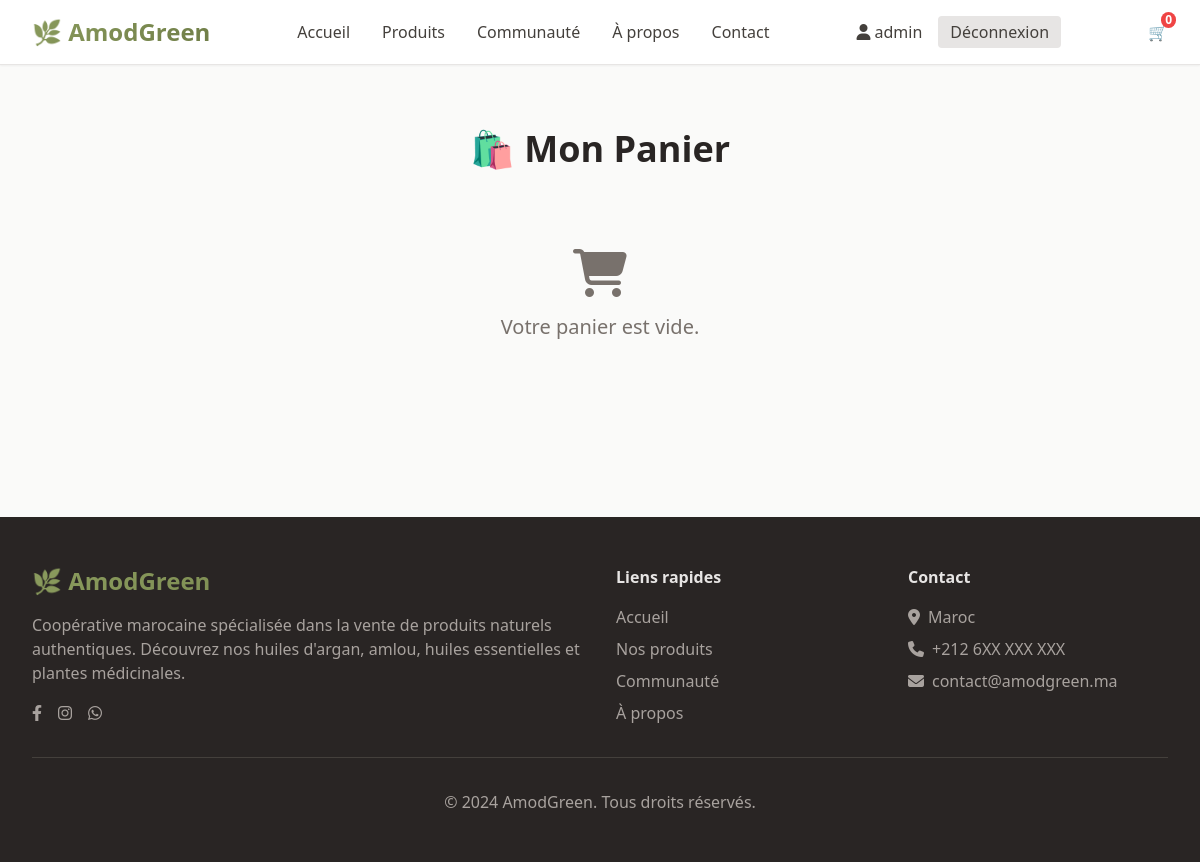
The page /cart/ (signed in) on the database as committed earlier.
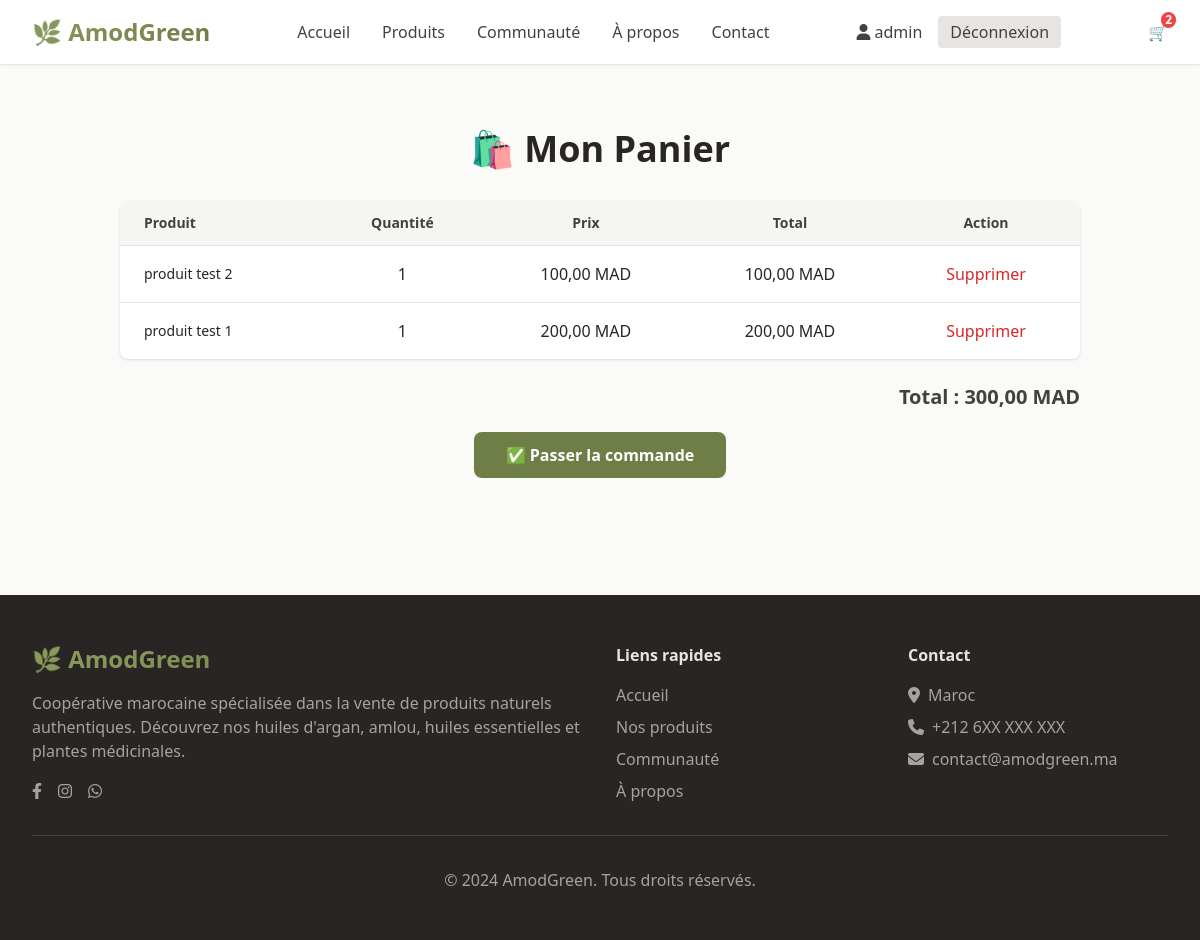
The same page on the database as committed later.
### store/models.py (models this page shows, shortened)
class CustomUser(AbstractUser):
    bio = models.TextField(max_length=500, blank=True, verbose_name="Biographie")
    phone = models.CharField(max_length=20, blank=True, verbose_name="Téléphone")
    city = models.CharField(max_length=100, blank=True, verbose_name="Ville")
    class Meta:
        verbose_name = "Utilisateur"
        verbose_name_plural = "Utilisateurs"

class Cart(models.Model):
    user = models.OneToOneField(User, on_delete=models.CASCADE)
    created_at = models.DateTimeField(auto_now_add=True)
    def total_price(self):
        return sum(item.total_price() for item in self.items.all())

class CartItem(models.Model):
    cart = models.ForeignKey(Cart, on_delete=models.CASCADE, related_name='items')
    product = models.ForeignKey(Product, on_delete=models.CASCADE)
    quantity = models.PositiveIntegerField(default=1)
    def total_price(self):
        return self.product.price * self.quantity

class Product(models.Model):
    name = models.CharField(max_length=200, verbose_name="Nom du produit")
    name_ar = models.CharField(max_length=200, blank=True, verbose_name="Nom (Arabe)")
    description = models.TextField(verbose_name="Description")
    description_ar = models.TextField(blank=True, verbose_name="Description (Arabe)")
    ingredients = models.TextField(blank=True, verbose_name="Ingrédients")
    ingredients_ar = models.TextField(blank=True, verbose_name="Ingrédients (Arabe)")
    price = models.DecimalField(max_digits=10, decimal_places=2, verbose_name="Prix (MAD)")
    image = models.ImageField(upload_to='products/', verbose_name="Image")
    category = models.ForeignKey(Category, on_delete=models.CASCADE, verbose_name="Catégorie")
    is_available = models.BooleanField(default=True, verbose_name="Disponible")
    created_at = models.DateTimeField(auto_now_add=True)
    updated_at = models.DateTimeField(auto_now=True)
    class Meta:
        verbose_name = "Produit"
        verbose_name_plural = "Produits"
        ordering = ['-created_at']

### store/views_cart.py (the view)
# urls.py: path('cart/', views_cart.view_cart, name='view_cart'),
@login_required
def view_cart(request):
    cart, created = Cart.objects.get_or_create(user=request.user)
    return render(request, 'store/cart.html', {'cart': cart})

### templates/store/cart.html (shortened to what this page needs)
{% extends 'base.html' %}
{% block content %}
<section class="py-16 bg-stone-50">
    <div class="max-w-5xl mx-auto px-4 sm:px-6 lg:px-8">
        <h1 class="text-3xl md:text-4xl font-bold text-stone-800 mb-8 text-center">🛍️ Mon Panier</h1>
        {% if cart.items.all %}
            <div class="bg-white rounded-lg shadow overflow-x-auto">
                <table class="min-w-full divide-y divide-stone-200">
                    <thead class="bg-stone-100">
                        <tr>
                            <th class="px-6 py-3 text-left text-sm font-semibold text-stone-700">Produit</th>
                            <th class="px-6 py-3 text-center text-sm font-semibold text-stone-700">Quantité</th>
                            <th class="px-6 py-3 text-center text-sm font-semibold text-stone-700">Prix</th>
                            <th class="px-6 py-3 text-center text-sm font-semibold text-stone-700">Total</th>
                            <th class="px-6 py-3 text-center text-sm font-semibold text-stone-700">Action</th>
                        </tr>
                    </thead>
                    <tbody class="divide-y divide-stone-200">
                        {% for item in cart.items.all %}
                        <tr>
                            <td class="px-6 py-4 whitespace-nowrap text-sm text-stone-800">{{ item.product.name }}</td>
                            <td class="px-6 py-4 text-center">{{ item.quantity }}</td>
                            <td class="px-6 py-4 text-center">{{ item.product.price }} MAD</td>
                            <td class="px-6 py-4 text-center">{{ item.total_price }} MAD</td>
                            <td class="px-6 py-4 text-center">
                                <a href="{% url 'remove_from_cart' item.id %}" class="text-red-600 hover:underline">
                                    Supprimer
                                </a>
                            </td>
                        </tr>
                        {% endfor %}
                    </tbody>
                </table>
            </div>
            <div class="text-right mt-6 text-xl font-semibold text-stone-700">
                Total : {{ cart.total_price }} MAD
            </div>
            <div class="text-center mt-8">
                <a href="{% url 'cart_summary' %}" class="bg-olive-600 hover:bg-olive-700 text-white px-8 py-3 rounded-lg font-semibold transition-colors">
                    ✅ Passer la commande
                </a>
            </div>
        {% else %}
            <div class="text-center py-12 text-stone-500">
                <i class="fas fa-shopping-cart text-5xl mb-4"></i>
                <p class="text-xl">Votre panier est vide.</p>
            </div>
        {% endif %}
    </div>
</section>
{% endblock %}

### templates/base.html (shortened to what the changed rows need)
{% load static %}
<!DOCTYPE html>
<html lang="fr" class="h-full">
<head>
    <script src="https://cdn.tailwindcss.com"></script>
    <link rel="stylesheet" href="https://cdnjs.cloudflare.com/ajax/libs/font-awesome/6.4.0/css/all.min.css">
</head>
<body class="min-h-full bg-stone-50 text-stone-800">
    <nav class="bg-white shadow-sm border-b border-stone-200 sticky top-0 z-50">
        <div class="max-w-7xl mx-auto px-4 sm:px-6 lg:px-8">
            <div class="flex justify-between items-center h-16">
                <div class="flex items-center space-x-4">
                    {% if user.is_authenticated %}
                        <a href="{% url 'profile' %}" class="text-stone-700 hover:text-olive-600 transition-colors">
                            <i class="fas fa-user"></i> {{ user.first_name|default:user.username }}
                        </a>
                        <a href="{% url 'logout' %}" class="bg-stone-200 hover:bg-stone-300 text-stone-700 px-3 py-1 rounded transition-colors">
                            Déconnexion
                        </a>
                    {% else %}
                        <a href="{% url 'login' %}" class="text-stone-700 hover:text-olive-600 transition-colors">Connexion</a>
                        <a href="{% url 'register' %}" class="bg-olive-600 hover:bg-olive-700 text-white px-4 py-2 rounded transition-colors">
                            S'inscrire
                        </a>
                    {% endif %}
                </div>
                 <div class="flex items-center space-x-6">
        <a href="{% url 'view_cart' %}" class="relative text-gray-700 hover:text-green-700">
            🛒
            <span class="absolute -top-2 -right-2 bg-red-500 text-white text-xs font-bold rounded-full px-1">
                {{ request.user.cart.items.count|default:0 }}
            </span>
        </a>
    </div>
            </div>
        </div>
    </nav>
    <main>
        {% block content %}
        {% endblock %}
    </main>
</body>
</html>

Rows that differ between the two databases and show on the page:
changed CustomUser "admin": user.cart.items.count "0" → "2"
added CartItem: product.name "produit test 2", quantity "1", product.price "100,00", total_price "100,00"
added CartItem: product.name "produit test 1", quantity "1", product.price "200,00", total_price "200,00"
added Cart: total_price "300,00"
Other text that changed with them:
text no longer shown: "Votre panier est vide."
text now shown: "Produit Quantité Prix Total Action Total : MAD ✅ Passer la commande"
